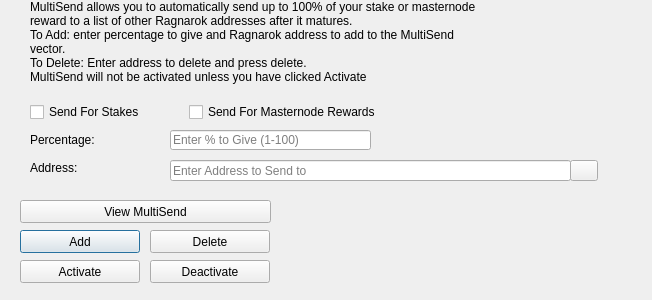
<?xml version="1.0" encoding="UTF-8"?>
<ui version="4.0">
 <class>MultiSendDialog</class>
 <widget class="QDialog" name="MultiSendDialog">
  <property name="windowModality">
   <enum>Qt::NonModal</enum>
  </property>
  <property name="geometry">
   <rect>
    <x>0</x>
    <y>0</y>
    <width>652</width>
    <height>300</height>
   </rect>
  </property>
  <property name="windowTitle">
   <string>MultiSend</string>
  </property>
  <widget class="QLineEdit" name="multiSendPercentEdit">
   <property name="geometry">
    <rect>
     <x>170</x>
     <y>130</y>
     <width>201</width>
     <height>20</height>
    </rect>
   </property>
   <property name="toolTip">
    <string>Enter whole numbers 1 - 100</string>
   </property>
   <property name="placeholderText">
    <string>Enter % to Give (1-100)</string>
   </property>
  </widget>
  <widget class="QLineEdit" name="multiSendAddressEdit">
   <property name="geometry">
    <rect>
     <x>170</x>
     <y>160</y>
     <width>401</width>
     <height>21</height>
    </rect>
   </property>
   <property name="toolTip">
    <string/>
   </property>
   <property name="placeholderText">
    <string>Enter Address to Send to</string>
   </property>
  </widget>
  <widget class="QLabel" name="label_2">
   <property name="geometry">
    <rect>
     <x>30</x>
     <y>0</y>
     <width>451</width>
     <height>121</height>
    </rect>
   </property>
   <property name="lineWidth">
    <number>1</number>
   </property>
   <property name="text">
    <string>MultiSend allows you to automatically send up to 100% of your stake or masternode reward to a list of other Ragnarok addresses after it matures.
To Add: enter percentage to give and Ragnarok address to add to the MultiSend vector.
To Delete: Enter address to delete and press delete.
MultiSend will not be activated unless you have clicked Activate</string>
   </property>
   <property name="alignment">
    <set>Qt::AlignLeading|Qt::AlignLeft|Qt::AlignTop</set>
   </property>
   <property name="wordWrap">
    <bool>true</bool>
   </property>
  </widget>
  <widget class="QLabel" name="message">
   <property name="geometry">
    <rect>
     <x>290</x>
     <y>200</y>
     <width>351</width>
     <height>91</height>
    </rect>
   </property>
   <property name="text">
    <string/>
   </property>
  </widget>
  <widget class="QPushButton" name="addButton">
   <property name="geometry">
    <rect>
     <x>20</x>
     <y>230</y>
     <width>120</width>
     <height>23</height>
    </rect>
   </property>
   <property name="toolTip">
    <string/>
   </property>
   <property name="statusTip">
    <string>Add to MultiSend Vector</string>
   </property>
   <property name="text">
    <string>Add</string>
   </property>
  </widget>
  <widget class="QPushButton" name="disableButton">
   <property name="geometry">
    <rect>
     <x>150</x>
     <y>260</y>
     <width>120</width>
     <height>23</height>
    </rect>
   </property>
   <property name="statusTip">
    <string>Deactivate MultiSend</string>
   </property>
   <property name="text">
    <string>Deactivate</string>
   </property>
  </widget>
  <widget class="QPushButton" name="addressBookButton">
   <property name="geometry">
    <rect>
     <x>570</x>
     <y>160</y>
     <width>28</width>
     <height>21</height>
    </rect>
   </property>
   <property name="toolTip">
    <string>Choose an address from the address book</string>
   </property>
   <property name="text">
    <string/>
   </property>
   <property name="icon">
    <iconset resource="../ragnarok.qrc">
     <normaloff>:/icons/address-book</normaloff>:/icons/address-book</iconset>
   </property>
   <property name="shortcut">
    <string>Alt+A</string>
   </property>
   <property name="autoDefault">
    <bool>false</bool>
   </property>
  </widget>
  <widget class="QLabel" name="label">
   <property name="geometry">
    <rect>
     <x>30</x>
     <y>130</y>
     <width>121</width>
     <height>20</height>
    </rect>
   </property>
   <property name="toolTip">
    <string>Percentage of stake to send</string>
   </property>
   <property name="text">
    <string>Percentage:</string>
   </property>
  </widget>
  <widget class="QLabel" name="label_5">
   <property name="geometry">
    <rect>
     <x>30</x>
     <y>160</y>
     <width>111</width>
     <height>16</height>
    </rect>
   </property>
   <property name="toolTip">
    <string>Address to send portion of stake to</string>
   </property>
   <property name="text">
    <string>Address:</string>
   </property>
  </widget>
  <widget class="QPushButton" name="deleteButton">
   <property name="geometry">
    <rect>
     <x>150</x>
     <y>230</y>
     <width>120</width>
     <height>23</height>
    </rect>
   </property>
   <property name="toolTip">
    <string/>
   </property>
   <property name="statusTip">
    <string>Delete Address From MultiSend Vector</string>
   </property>
   <property name="text">
    <string>Delete</string>
   </property>
  </widget>
  <widget class="QPushButton" name="activateButton">
   <property name="geometry">
    <rect>
     <x>20</x>
     <y>260</y>
     <width>120</width>
     <height>23</height>
    </rect>
   </property>
   <property name="statusTip">
    <string>Activate MultiSend</string>
   </property>
   <property name="text">
    <string>Activate</string>
   </property>
  </widget>
  <widget class="QPushButton" name="viewButton">
   <property name="geometry">
    <rect>
     <x>20</x>
     <y>200</y>
     <width>251</width>
     <height>23</height>
    </rect>
   </property>
   <property name="toolTip">
    <string/>
   </property>
   <property name="statusTip">
    <string>View MultiSend Vector</string>
   </property>
   <property name="text">
    <string>View MultiSend</string>
   </property>
  </widget>
  <widget class="QWidget" name="horizontalLayoutWidget">
   <property name="geometry">
    <rect>
     <x>30</x>
     <y>100</y>
     <width>351</width>
     <height>24</height>
    </rect>
   </property>
   <layout class="QHBoxLayout" name="horizontalLayout">
    <item>
     <widget class="QCheckBox" name="multiSendStakeCheckBox">
      <property name="text">
       <string>Send For Stakes</string>
      </property>
     </widget>
    </item>
    <item>
     <widget class="QCheckBox" name="multiSendMasternodeCheckBox">
      <property name="text">
       <string>Send For Masternode Rewards</string>
      </property>
     </widget>
    </item>
   </layout>
  </widget>
 </widget>
 <resources>
  <include location="../ragnarok.qrc"/>
 </resources>
 <connections/>
</ui>
